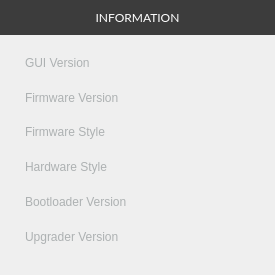
     <widget class="QFrame" name="status_frame">
      <property name="sizePolicy">
       <sizepolicy hsizetype="Fixed" vsizetype="Fixed">
        <horstretch>0</horstretch>
        <verstretch>0</verstretch>
       </sizepolicy>
      </property>
      <property name="minimumSize">
       <size>
        <width>275</width>
        <height>275</height>
       </size>
      </property>
      <property name="styleSheet">
       <string notr="true">QFrame#status_frame {
	background-color: rgb(70, 70, 70);
	margin: 0px;
}

QLabel {
	color: rgb(173, 177, 178)
}



</string>
      </property>
      <property name="lineWidth">
       <number>0</number>
      </property>
      <layout class="QGridLayout" name="gridLayout">
       <property name="leftMargin">
        <number>0</number>
       </property>
       <property name="topMargin">
        <number>0</number>
       </property>
       <property name="rightMargin">
        <number>0</number>
       </property>
       <property name="spacing">
        <number>0</number>
       </property>
       <item row="6" column="1">
        <widget class="QLabel" name="label_hardware_name">
         <property name="text">
          <string/>
         </property>
        </widget>
       </item>
       <item row="6" column="0">
        <widget class="QLabel" name="label_hardware_style">
         <property name="layoutDirection">
          <enum>Qt::LeftToRight</enum>
         </property>
         <property name="text">
          <string>Hardware Style</string>
         </property>
         <property name="alignment">
          <set>Qt::AlignLeading|Qt::AlignLeft|Qt::AlignVCenter</set>
         </property>
         <property name="indent">
          <number>25</number>
         </property>
        </widget>
       </item>
       <item row="3" column="0">
        <widget class="QLabel" name="label_firmware_build">
         <property name="font">
          <font>
           <family>MS Shell Dlg 2</family>
          </font>
         </property>
         <property name="text">
          <string>Firmware Version</string>
         </property>
         <property name="indent">
          <number>25</number>
         </property>
        </widget>
       </item>
       <item row="9" column="0">
        <widget class="QLabel" name="label_5">
         <property name="text">
          <string>Upgrader Version</string>
         </property>
         <property name="indent">
          <number>25</number>
         </property>
        </widget>
       </item>
       <item row="7" column="0">
        <widget class="QLabel" name="label_4">
         <property name="text">
          <string>Bootloader Version</string>
         </property>
         <property name="indent">
          <number>25</number>
         </property>
        </widget>
       </item>
       <item row="7" column="1">
        <widget class="QLabel" name="label_bootloader_value">
         <property name="text">
          <string/>
         </property>
        </widget>
       </item>
       <item row="2" column="0">
        <widget class="QLabel" name="label_gui_version">
         <property name="font">
          <font>
           <family>MS Shell Dlg 2</family>
          </font>
         </property>
         <property name="text">
          <string>GUI Version</string>
         </property>
         <property name="indent">
          <number>25</number>
         </property>
        </widget>
       </item>
       <item row="3" column="1">
        <widget class="QLabel" name="label_firmware_build_value">
         <property name="font">
          <font>
           <family>MS Shell Dlg 2</family>
          </font>
         </property>
         <property name="text">
          <string/>
         </property>
        </widget>
       </item>
       <item row="0" column="0" colspan="2">
        <widget class="QLabel" name="label_status_header">
         <property name="sizePolicy">
          <sizepolicy hsizetype="Preferred" vsizetype="Preferred">
           <horstretch>0</horstretch>
           <verstretch>0</verstretch>
          </sizepolicy>
         </property>
         <property name="font">
          <font>
           <family>Lato</family>
          </font>
         </property>
         <property name="styleSheet">
          <string notr="true">background-color: rgb(60, 60, 60);
color: white</string>
         </property>
         <property name="text">
          <string>&lt;html&gt;&lt;head/&gt;&lt;body&gt;&lt;p&gt;INFORMATION&lt;/p&gt;&lt;/body&gt;&lt;/html&gt;</string>
         </property>
         <property name="alignment">
          <set>Qt::AlignCenter</set>
         </property>
         <property name="margin">
          <number>0</number>
         </property>
         <property name="indent">
          <number>0</number>
         </property>
        </widget>
       </item>
       <item row="9" column="1">
        <widget class="QLabel" name="label_upgrader_value">
         <property name="text">
          <string/>
         </property>
        </widget>
       </item>
       <item row="5" column="1">
        <widget class="QLabel" name="label_firmware_name">
         <property name="font">
          <font>
           <family>MS Shell Dlg 2</family>
          </font>
         </property>
         <property name="text">
          <string/>
         </property>
        </widget>
       </item>
       <item row="1" column="0">
        <spacer name="verticalSpacer">
         <property name="orientation">
          <enum>Qt::Vertical</enum>
         </property>
         <property name="sizeType">
          <enum>QSizePolicy::Fixed</enum>
         </property>
         <property name="sizeHint" stdset="0">
          <size>
           <width>2</width>
           <height>10</height>
          </size>
         </property>
        </spacer>
       </item>
       <item row="10" column="1">
        <spacer name="verticalSpacer_2">
         <property name="orientation">
          <enum>Qt::Vertical</enum>
         </property>
         <property name="sizeType">
          <enum>QSizePolicy::Fixed</enum>
         </property>
         <property name="sizeHint" stdset="0">
          <size>
           <width>6</width>
           <height>10</height>
          </size>
         </property>
        </spacer>
       </item>
       <item row="2" column="1">
        <widget class="QLabel" name="label_gui_version_value">
         <property name="font">
          <font>
           <family>MS Shell Dlg 2</family>
          </font>
         </property>
         <property name="text">
          <string/>
         </property>
        </widget>
       </item>
       <item row="5" column="0">
        <widget class="QLabel" name="label_firmware_2">
         <property name="font">
          <font>
           <family>MS Shell Dlg 2</family>
          </font>
         </property>
         <property name="text">
          <string>Firmware Style</string>
         </property>
         <property name="indent">
          <number>25</number>
         </property>
        </widget>
       </item>
      </layout>
     </widget>
